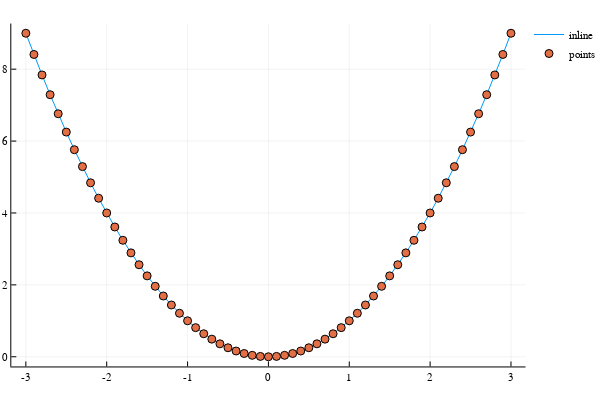

Notebook code for this chart:
### Code cell
plot(x, y, label="inline")
# "scatter!" mutates the plot, plotting regenerates after plot and scatter data is added
scatter!(x, y, label="points")

### Figure 1 — Plotly figure (JSON) as saved in the notebook; plotly's stock layout.template omitted (floating-point values rounded to 4 significant figures)
{"data": [{"colorbar": {"title": ""}, "hoverinfo": "text", "legendgroup": "inline", "line": {"color": "rgba(0, 154, 250, 1.000)", "dash": "solid", "shape": "linear", "width": 1}, "mode": "lines", "name": "inline", "showlegend": true, "text": [null, null, null, null, null, null, null, null, null, null, null, null, null, null, null, null, null, null, null, null, null, null, null, null, null, null, null, null, null, null, null, null, null, null, null, null, null, null, null, null, null, null, null, null, null, null, null, null, null, null, null, null, null, null, null, null, null, null, null, null, null], "type": "scatter", "x": [-3, -2.9, -2.8, -2.7, -2.6, -2.5, -2.4, -2.3, -2.2, -2.1, -2, -1.9, -1.8, -1.7, -1.6, -1.5, -1.4, -1.3, -1.2, -1.1, -1, -0.9, -0.8, -0.7, -0.6, -0.5, -0.4, -0.3, -0.2, -0.1, 0, 0.1, 0.2, 0.3, 0.4, 0.5, 0.6, 0.7, 0.8, 0.9, 1, 1.1, 1.2, 1.3, 1.4, 1.5, 1.6, 1.7, 1.8, 1.9, 2, 2.1, 2.2, 2.3, 2.4, 2.5, 2.6, 2.7, 2.8, 2.9, 3], "xaxis": "x1", "y": [9, 8.41, 7.84, 7.29, 6.76, 6.25, 5.76, 5.29, 4.84, 4.41, 4, 3.61, 3.24, 2.89, 2.56, 2.25, 1.96, 1.69, 1.44, 1.21, 1, 0.81, 0.64, 0.49, 0.36, 0.25, 0.16, 0.09, 0.04, 0.01, 0, 0.01, 0.04, 0.09, 0.16, 0.25, 0.36, 0.49, 0.64, 0.81, 1, 1.21, 1.44, 1.69, 1.96, 2.25, 2.56, 2.89, 3.24, 3.61, 4, 4.41, 4.84, 5.29, 5.76, 6.25, 6.76, 7.29, 7.84, 8.41, 9], "yaxis": "y1", "zmax": null, "zmin": null}, {"colorbar": {"title": ""}, "hoverinfo": "text", "legendgroup": "points", "marker": {"color": "rgba(227, 111, 71, 1.000)", "line": {"color": "rgba(0, 0, 0, 1.000)", "width": 1}, "size": 8, "symbol": "circle"}, "mode": "markers", "name": "points", "showlegend": true, "text": [null, null, null, null, null, null, null, null, null, null, null, null, null, null, null, null, null, null, null, null, null, null, null, null, null, null, null, null, null, null, null, null, null, null, null, null, null, null, null, null, null, null, null, null, null, null, null, null, null, null, null, null, null, null, null, null, null, null, null, null, null], "type": "scatter", "x": [-3, -2.9, -2.8, -2.7, -2.6, -2.5, -2.4, -2.3, -2.2, -2.1, -2, -1.9, -1.8, -1.7, -1.6, -1.5, -1.4, -1.3, -1.2, -1.1, -1, -0.9, -0.8, -0.7, -0.6, -0.5, -0.4, -0.3, -0.2, -0.1, 0, 0.1, 0.2, 0.3, 0.4, 0.5, 0.6, 0.7, 0.8, 0.9, 1, 1.1, 1.2, 1.3, 1.4, 1.5, 1.6, 1.7, 1.8, 1.9, 2, 2.1, 2.2, 2.3, 2.4, 2.5, 2.6, 2.7, 2.8, 2.9, 3], "xaxis": "x1", "y": [9, 8.41, 7.84, 7.29, 6.76, 6.25, 5.76, 5.29, 4.84, 4.41, 4, 3.61, 3.24, 2.89, 2.56, 2.25, 1.96, 1.69, 1.44, 1.21, 1, 0.81, 0.64, 0.49, 0.36, 0.25, 0.16, 0.09, 0.04, 0.01, 0, 0.01, 0.04, 0.09, 0.16, 0.25, 0.36, 0.49, 0.64, 0.81, 1, 1.21, 1.44, 1.69, 1.96, 2.25, 2.56, 2.89, 3.24, 3.61, 4, 4.41, 4.84, 5.29, 5.76, 6.25, 6.76, 7.29, 7.84, 8.41, 9], "yaxis": "y1", "zmax": null, "zmin": null}], "layout": {"annotations": [], "height": 400, "legend": {"bgcolor": "rgba(255, 255, 255, 1.000)", "bordercolor": "rgba(0, 0, 0, 1.000)", "font": {"color": "rgba(0, 0, 0, 1.000)", "family": "sans-serif", "size": 11}, "tracegroupgap": 0, "x": 1, "y": 1}, "margin": {"b": 20, "l": 0, "r": 0, "t": 20}, "paper_bgcolor": "rgba(255, 255, 255, 1.000)", "plot_bgcolor": "rgba(255, 255, 255, 1.000)", "showlegend": true, "width": 600, "xaxis": {"anchor": "y1", "domain": [0.02138, 0.9934], "gridcolor": "rgba(0, 0, 0, 0.100)", "gridwidth": 0.5, "linecolor": "rgba(0, 0, 0, 1.000)", "mirror": false, "range": [-3.18, 3.18], "showgrid": true, "showline": true, "showticklabels": true, "tickangle": 0, "tickcolor": "rgb(0, 0, 0)", "tickfont": {"color": "rgba(0, 0, 0, 1.000)", "family": "sans-serif", "size": 11}, "tickmode": "array", "ticks": "inside", "ticktext": ["-3", "-2", "-1", "0", "1", "2", "3"], "tickvals": [-3, -2, -1, 0, 1, 2, 3], "title": "", "titlefont": {"color": "rgba(0, 0, 0, 1.000)", "family": "sans-serif", "size": 15}, "type": "-", "visible": true, "zeroline": false, "zerolinecolor": "rgba(0, 0, 0, 1.000)"}, "yaxis": {"anchor": "x1", "domain": [0.03762, 0.9902], "gridcolor": "rgba(0, 0, 0, 0.100)", "gridwidth": 0.5, "linecolor": "rgba(0, 0, 0, 1.000)", "mirror": false, "range": [-0.27, 9.27], "showgrid": true, "showline": true, "showticklabels": true, "tickangle": 0, "tickcolor": "rgb(0, 0, 0)", "tickfont": {"color": "rgba(0, 0, 0, 1.000)", "family": "sans-serif", "size": 11}, "tickmode": "array", "ticks": "inside", "ticktext": ["0", "2", "4", "6", "8"], "tickvals": [0, 2, 4, 6, 8], "title": "", "titlefont": {"color": "rgba(0, 0, 0, 1.000)", "family": "sans-serif", "size": 15}, "type": "-", "visible": true, "zeroline": false, "zerolinecolor": "rgba(0, 0, 0, 1.000)"}}}
